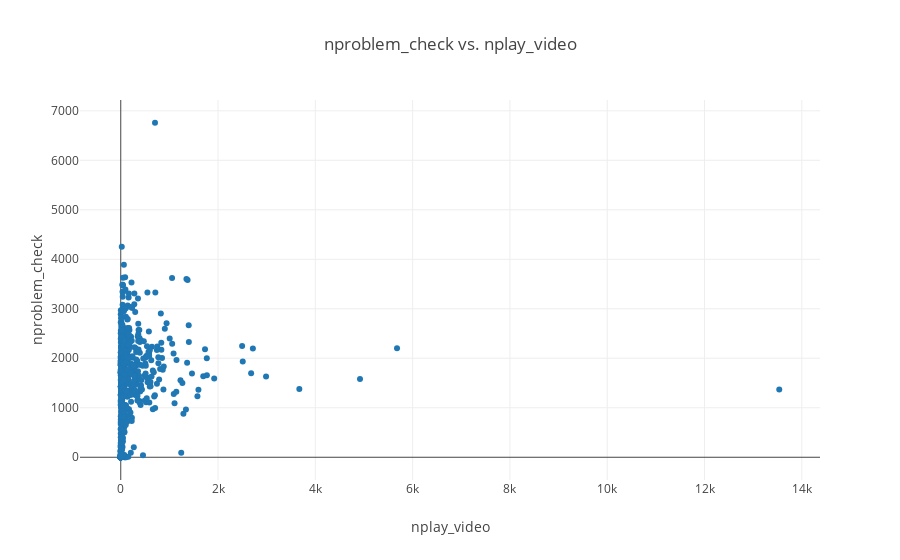

The cell this chart's notebook holds for it:
### Code cell
data = [go.Scatter(x=df.nplay_video,y=df.nproblem_check,text=df.username, mode = 'markers')]
layout = go.Layout(title="nproblem_check vs. nplay_video",
                   xaxis=dict(title='nplay_video'),
                   yaxis=dict(title='nproblem_check'),
                   hovermode = 'closest')

fig = go.Figure(data=data, layout=layout)
iplot(fig)

### Figure 1 — Plotly figure (JSON) as saved in the notebook; plotly's stock layout.template omitted (floating-point values rounded to 4 significant figures; data arrays with more than 128 entries replaced by an {"elided": "..."} marker saying what was removed)
{"data": [{"mode": "markers", "text": {"elided": "745 str values"}, "type": "scatter", "x": {"elided": "745 int values"}, "y": {"elided": "745 int values"}}], "layout": {"hovermode": "closest", "title": "nproblem_check vs. nplay_video", "xaxis": {"title": "nplay_video"}, "yaxis": {"title": "nproblem_check"}}}
